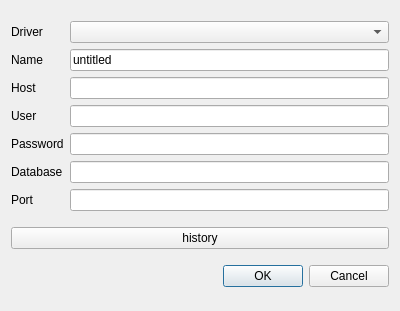
<?xml version="1.0" encoding="UTF-8"?>
<ui version="4.0">
 <class>AddDatabaseDialog</class>
 <widget class="QDialog" name="AddDatabaseDialog">
  <property name="geometry">
   <rect>
    <x>0</x>
    <y>0</y>
    <width>400</width>
    <height>311</height>
   </rect>
  </property>
  <property name="windowTitle">
   <string>Add database</string>
  </property>
  <layout class="QVBoxLayout" name="verticalLayout">
   <item>
    <layout class="QGridLayout" name="gridLayout">
     <item row="4" column="0">
      <widget class="QLabel" name="label_3">
       <property name="text">
        <string>Password</string>
       </property>
      </widget>
     </item>
     <item row="5" column="0">
      <widget class="QLabel" name="label_4">
       <property name="text">
        <string>Database</string>
       </property>
      </widget>
     </item>
     <item row="3" column="0">
      <widget class="QLabel" name="label_2">
       <property name="text">
        <string>User</string>
       </property>
      </widget>
     </item>
     <item row="6" column="0">
      <widget class="QLabel" name="label_5">
       <property name="text">
        <string>Port</string>
       </property>
      </widget>
     </item>
     <item row="4" column="1">
      <widget class="QLineEdit" name="password"/>
     </item>
     <item row="6" column="1">
      <widget class="QLineEdit" name="port"/>
     </item>
     <item row="2" column="0">
      <widget class="QLabel" name="label">
       <property name="text">
        <string>Host</string>
       </property>
      </widget>
     </item>
     <item row="5" column="1">
      <widget class="QLineEdit" name="database"/>
     </item>
     <item row="3" column="1">
      <widget class="QLineEdit" name="user"/>
     </item>
     <item row="2" column="1">
      <widget class="QLineEdit" name="host"/>
     </item>
     <item row="1" column="1">
      <widget class="QLineEdit" name="connectionName">
       <property name="text">
        <string>untitled</string>
       </property>
      </widget>
     </item>
     <item row="1" column="0">
      <widget class="QLabel" name="label_6">
       <property name="text">
        <string>Name</string>
       </property>
      </widget>
     </item>
     <item row="0" column="1">
      <widget class="QComboBox" name="driver"/>
     </item>
     <item row="0" column="0">
      <widget class="QLabel" name="label_7">
       <property name="text">
        <string>Driver</string>
       </property>
      </widget>
     </item>
    </layout>
   </item>
   <item>
    <widget class="QPushButton" name="history">
     <property name="text">
      <string>history</string>
     </property>
    </widget>
   </item>
   <item>
    <widget class="QDialogButtonBox" name="buttonBox">
     <property name="orientation">
      <enum>Qt::Horizontal</enum>
     </property>
     <property name="standardButtons">
      <set>QDialogButtonBox::Cancel|QDialogButtonBox::Ok</set>
     </property>
    </widget>
   </item>
  </layout>
 </widget>
 <resources/>
 <connections>
  <connection>
   <sender>buttonBox</sender>
   <signal>accepted()</signal>
   <receiver>AddDatabaseDialog</receiver>
   <slot>accept()</slot>
   <hints>
    <hint type="sourcelabel">
     <x>248</x>
     <y>254</y>
    </hint>
    <hint type="destinationlabel">
     <x>157</x>
     <y>274</y>
    </hint>
   </hints>
  </connection>
  <connection>
   <sender>buttonBox</sender>
   <signal>rejected()</signal>
   <receiver>AddDatabaseDialog</receiver>
   <slot>reject()</slot>
   <hints>
    <hint type="sourcelabel">
     <x>316</x>
     <y>260</y>
    </hint>
    <hint type="destinationlabel">
     <x>286</x>
     <y>274</y>
    </hint>
   </hints>
  </connection>
 </connections>
</ui>
